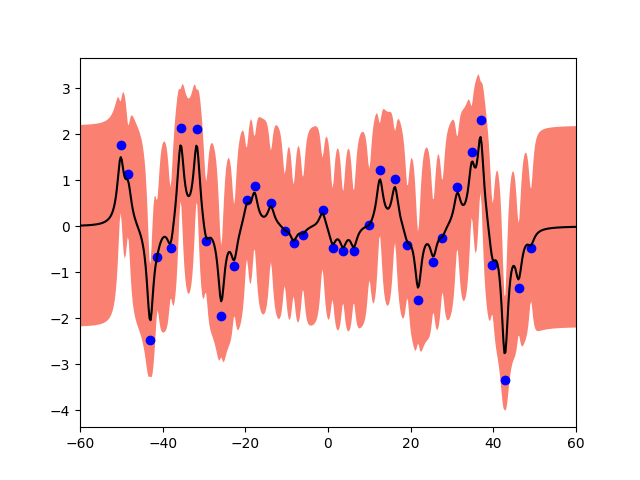

Reproduce this figure in Python.
import numpy as np
import matplotlib.pyplot as plt
from scipy.optimize import minimize
import warnings
warnings.filterwarnings("ignore")
#--------------------------------------------------------------------------------------
def dataloader(path):
    x = []
    y = []
    f = open(path,'r')
    for line in f.readlines():
        data = line.split(' ')
        x.append(float(data[0]))
        y.append(float(data[1]))
    x = np.array(x)
    y = np.array(y)
    return x,y

#--------------------------------------------------------------------------------------
def cal_kernel(x1,x2,alpha,length_scale):
    '''
    using rational quadratic kernel function: k(x_i, x_j) = (1 + (x_i-x_j)^2 / (2*alpha * length_scale^2))^-alpha
    :param X1: (n) ndarray
    :param X2: (m) ndarray
    return: (n,m)  ndarray
    '''
    x1 = x1.reshape(-1,1)
    x2 = x2.reshape(1,-1)
    temp = np.power(x1-x2,2)
    kernel = np.power(1+temp/(2*alpha-length_scale**2),-alpha)
    return kernel
#--------------------------------------------------------------------------------------
def predict(x_line , X, y ,K ,beta, alpha , length_scale,cal_kernel):
    '''
    vectorize calculate k_x_xstar !!
    :param x_line: sampling in linspace(-60,60)
    :param X:  (n) ndarray
    :param y: (n) ndarray
    :param K: (n,n) ndarray
    :param beta:
    :return: (len(x_line),1) ndarray, (len(x_line),len(x_line)) ndarray
    '''    
    k_x_xstar = cal_kernel(X,x_line,alpha,length_scale)
    k_xstar_xstar = cal_kernel(x_line,x_line,alpha,length_scale)
    means = np.dot(np.dot(k_x_xstar.T,np.linalg.inv(K)),y.reshape(-1,1))
    k_star =  k_xstar_xstar+ (1/beta)
    variances = k_star - np.dot(np.dot(k_x_xstar.T,np.linalg.inv(K)),k_x_xstar)
    return means,variances
#--------------------------------------------------------------------------------------    
def plot_gaussian(x,y,x_line,mean_predict,variance_predict,name):
    plt.plot(x,y,'bo')
    plt.plot(x_line,mean_predict,'k-')
    plt.fill_between(x_line,mean_predict+2*variance_predict,mean_predict-2*variance_predict,facecolor='salmon')
    plt.xlim(-60,60)
    plt.savefig(name+".png")
#--------------------------------------------------------------------------------------   
def objective_function(X,y,beta):
    '''
    :param X:  (n) ndarray
    :param y:  (n) ndarray
    :param beta:
    :return:
    '''
    def objective(theta):
        K = cal_kernel(X,X,alpha=theta[0],length_scale=theta[1])+(1/beta)*np.identity(len(X))
        
        target1 = np.dot(np.dot(0.5*y.reshape(1,-1),np.linalg.inv(K)),y.reshape(-1,1))
        
        target2 = 0.5*np.log(np.linalg.det(K))
        
        target3 = 0.5*len(X)*np.log(2*np.pi)
        
        target = target1 + target2+target3 
        return target
        
    return objective
#----------------------------------------------------------------------------------------
def minimize_negative_margianl(X,y,beta):
    objective_value = 1e9
    inits= [1e-2,1e-1,0,1e1,1e2]
    for init_alpha in inits:
        for init_length_scale in inits:
            res=minimize(objective_function(X,y,beta),x0=[init_alpha,init_length_scale],bounds=((1e-5,1e5),(1e-5,1e5)))
            if res.fun<objective_value:
                objective_balue = res.fun
                alpha_optimize,length_scale_optimize=res.x
    print("Optimize alpha is %.3f Optimize length_scale is %.3f"%(alpha_optimize,length_scale_optimize))
    return alpha_optimize,length_scale_optimize

#----------------------------------------------------------------------------------------

###5.1
path = './input.data'
beta = 5
alpha = 1
length_scale = 1
name = "hw5"
x , y = dataloader(path)
kernel = cal_kernel(x,x,alpha,length_scale)+1/beta*np.identity(len(x))
x_line=np.linspace(-60,60,num=500)
mean_predict,variance_predict = predict(x_line , x, y ,kernel ,beta, alpha , length_scale,cal_kernel)
mean_predict=mean_predict.reshape(-1)
variance_predict = np.sqrt(np.diag(variance_predict))
plot_gaussian(x,y,x_line,mean_predict,variance_predict,name)


#----------------------------------------------------------------------------------------
###5.2
plt.clf()
path = './input.data'
beta = 5
name = "hw5_optimize"
x , y = dataloader(path)
alpha_optimize,length_scale_optimize =  minimize_negative_margianl(x,y,beta)
K=cal_kernel(x,x,alpha=alpha_optimize,length_scale=length_scale_optimize)+1/beta*np.identity(len(x))
x_line=np.linspace(-60,60,num=500)
mean_predict,variance_predict = predict(x_line , x, y ,K ,beta, alpha_optimize , length_scale_optimize,cal_kernel)
mean_predict=mean_predict.reshape(-1)
variance_predict = np.sqrt(np.diag(variance_predict))
plot_gaussian(x,y,x_line,mean_predict,variance_predict,name)